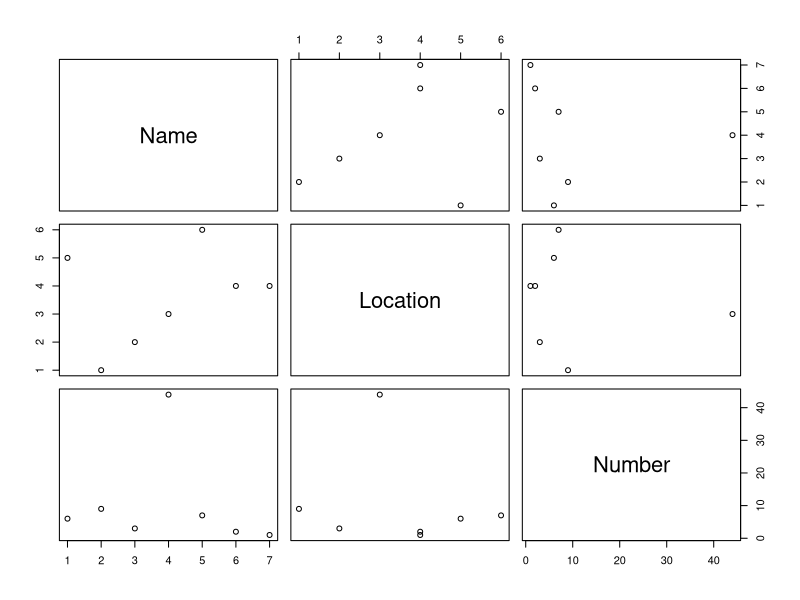

Source code (R):
setwd("C:/Users/User/Desktop/R_Course/Intro_R_EAGLE/Data")
#set working directory to show the computer where to grab and store the data

list.files() #listen up the files in the working directorty

my.df <- read.csv("TestTable.csv",
                  header = TRUE,
                  sep = ";")
#read for importing Table from your set working directory

head(my.df)

summary(my.df)

plot(my.df)

View(my.df)

write.table(my.df, file = "my_data_frame.txt")


c(NA, "Source\tTrain\tVal\tTest", "Latex\t187199\t7265\t5719", "Word\t73383\t2735\t2281", "Total\t260582\t10000\t8000")
c("Name\" \"Location\" \"Number", "\"1\" \"Sebastian\" \"Germany\" 1", "\"2\" \"David\" \"France\" 44", "\"3\" \"Lutz\" \"Germany\" 2", "\"4\" \"Anna\" \"Italy\" 6", "\"5\" \"Jannis\" \"USA\" 7", "\"6\" \"Christian\" \"Denmark\" 3", "\"7\" \"Charl\" \"Africa\" 9")
# datapasta Vector Ctrl + Shift + V

data.frame(
  stringsAsFactors = FALSE,
            Source = c("Latex", "Word", "Total"),
             Train = c(187199L, 73383L, 260582L),
               Val = c(7265L, 2735L, 10000L),
              Test = c(5719L, 2281L, 8000L)
)
# datapasta Dataframe Ctrl + Shift + F

data.table::data.table(
      Source = c("Latex", "Word", "Total"),
       Train = c(187199L, 73383L, 260582L),
         Val = c(7265L, 2735L, 10000L),
        Test = c(5719L, 2281L, 8000L)
)
# datapasta Table Ctrl + Shift + T